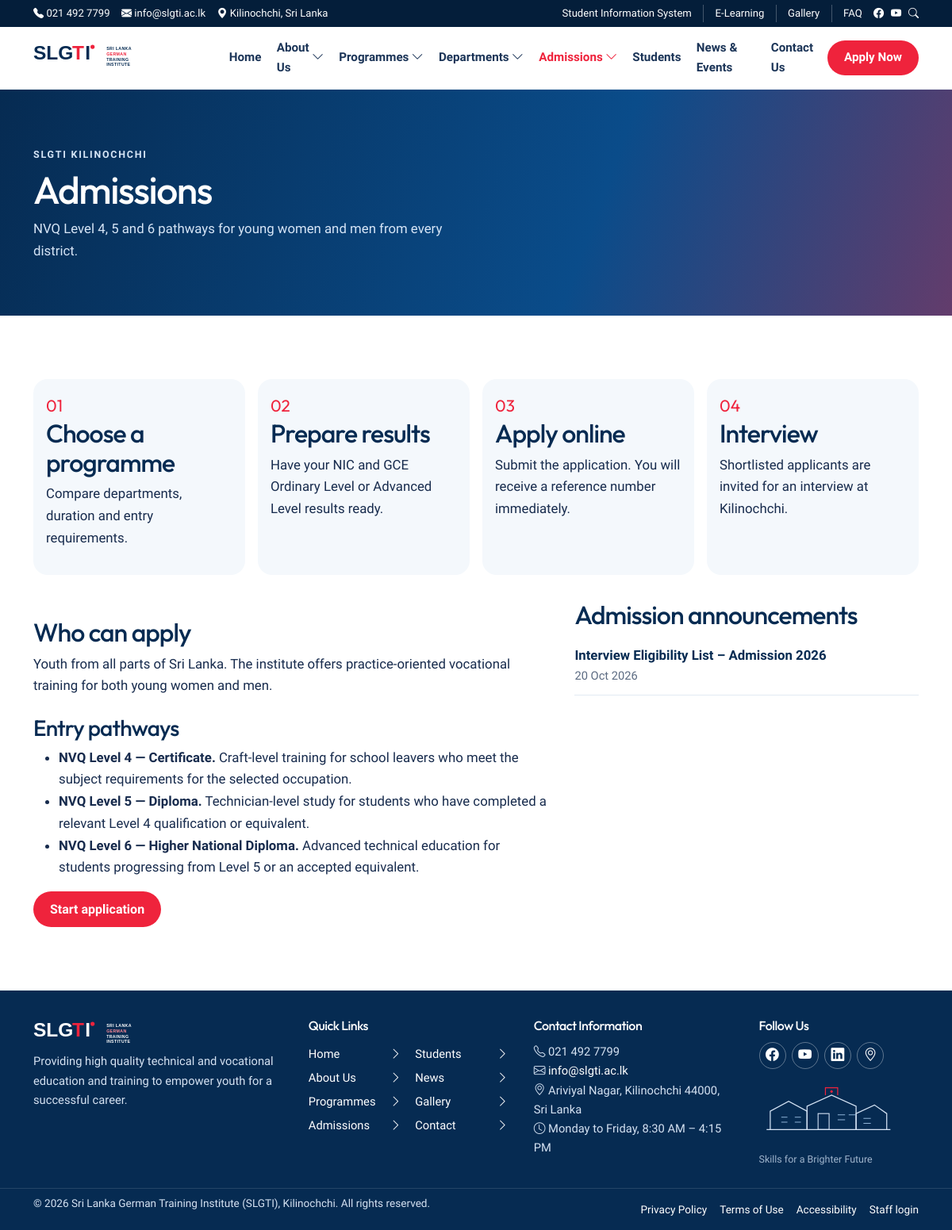
/admissions, run on the app's committed database.
### tables this page shows
CREATE TABLE `menu_items` (
  `id` int unsigned NOT NULL AUTO_INCREMENT,
  `menu_id` int unsigned NOT NULL,
  `parent_id` int unsigned DEFAULT NULL,
  `label` varchar(150) NOT NULL,
  `url` varchar(255) NOT NULL,
  `sort_order` int NOT NULL DEFAULT '0',
  `status` varchar(20) NOT NULL DEFAULT 'published',
  PRIMARY KEY (`id`),
  KEY `fk_menu_items_parent` (`parent_id`),
  KEY `idx_menu_order` (`menu_id`,`sort_order`),
  CONSTRAINT `fk_menu_items_menu` FOREIGN KEY (`menu_id`) REFERENCES `menus` (`id`) ON DELETE CASCADE,
  CONSTRAINT `fk_menu_items_parent` FOREIGN KEY (`parent_id`) REFERENCES `menu_items` (`id`) ON DELETE CASCADE
);

CREATE TABLE `programme_levels` (
  `id` int unsigned NOT NULL AUTO_INCREMENT,
  `code` varchar(20) NOT NULL,
  `name` varchar(120) NOT NULL,
  `slug` varchar(80) NOT NULL,
  `qualification` varchar(180) NOT NULL,
  `description` text NOT NULL,
  `sort_order` int NOT NULL DEFAULT '0',
  PRIMARY KEY (`id`),
  UNIQUE KEY `slug` (`slug`)
);

CREATE TABLE `news` (
  `id` int unsigned NOT NULL AUTO_INCREMENT,
  `category_id` int unsigned DEFAULT NULL,
  `author_id` int unsigned DEFAULT NULL,
  `title` varchar(220) NOT NULL,
  `slug` varchar(220) NOT NULL,
  `excerpt` text NOT NULL,
  `body` mediumtext NOT NULL,
  `image` varchar(255) DEFAULT NULL,
  `is_featured` tinyint(1) NOT NULL DEFAULT '0',
  `published_at` datetime DEFAULT NULL,
  `status` varchar(20) NOT NULL DEFAULT 'draft',
  `meta_title` varchar(180) DEFAULT NULL,
  `meta_description` varchar(255) DEFAULT NULL,
  `tags` varchar(255) DEFAULT NULL,
  `created_at` datetime NOT NULL DEFAULT CURRENT_TIMESTAMP,
  `updated_at` datetime NOT NULL DEFAULT CURRENT_TIMESTAMP ON UPDATE CURRENT_TIMESTAMP,
  PRIMARY KEY (`id`),
  UNIQUE KEY `slug` (`slug`),
  KEY `fk_news_category` (`category_id`),
  KEY `fk_news_author` (`author_id`),
  KEY `idx_news_listing` (`status`,`published_at`),
  CONSTRAINT `fk_news_author` FOREIGN KEY (`author_id`) REFERENCES `users` (`id`) ON DELETE SET NULL,
  CONSTRAINT `fk_news_category` FOREIGN KEY (`category_id`) REFERENCES `news_categories` (`id`) ON DELETE SET NULL
);

### app/Helpers/functions.php (called while the page is built, shortened)
<?php
function config(string $key, mixed $default = null): mixed
{
    return $GLOBALS['app_config'][$key] ?? $default;
}
function e(?string $value): string
{
    return htmlspecialchars((string) $value, ENT_QUOTES, 'UTF-8');
}
function base_url(string $path = ''): string
{
    static $base = null;
    if ($base === null) {
        $configured = (string) config('url', '');
        if ($configured !== '') {
            $base = rtrim($configured, '/');
        } else {
            $script = str_replace('\\', '/', dirname($_SERVER['SCRIPT_NAME'] ?? ''));
            $script = (string) preg_replace('#/public$#', '', $script);
            $base = ($script === '/' || $script === '.' || $script === '') ? '' : rtrim($script, '/');
        }
    }
    if ($path === '') {
        return $base === '' ? '/' : $base;
    }
    return ($base === '' ? '' : $base) . '/' . ltrim($path, '/');
}
function url(string $path = ''): string
{
    return base_url($path);
}
function asset(string $path): string
{
    $relative = ltrim($path, '/');
    $full = ROOT_PATH . '/public/assets/' . $relative;
    $version = is_file($full) ? (string) filemtime($full) : '1';
    return base_url('assets/' . $relative) . '?v=' . $version;
}
function current_path(): string
{
    $path = parse_url($_SERVER['REQUEST_URI'] ?? '/', PHP_URL_PATH) ?: '/';
    $base = rtrim(base_url(), '/');
    $path = '/' . trim($path, '/');
    return $path === '/' ? '/' : rtrim($path, '/');
}
function is_active(string $path): bool
{
    $current = current_path();
    $path = parse_url($path, PHP_URL_PATH) ?: '/';
    $path = '/' . trim($path, '/');
    if ($path === '/') {
        return $current === '/';
    }
    return $current === $path || str_starts_with($current, $path . '/');
}
function format_date(?string $date, string $format = 'd M Y'): string
{
    $time = strtotime($date);
    return $time ? date($format, $time) : '';
}
function settings(?string $key = null, ?string $default = null): mixed
{
    static $cache = null;
    if ($cache === null) {
        $rows = \App\Core\Model::fetchAll('SELECT setting_key, setting_value FROM settings');
        $cache = [];
        foreach ($rows as $row) {
            $cache[$row['setting_key']] = $row['setting_value'];
        }
    }
    if ($key === null) {
        return $cache;
    }
    return $cache[$key] ?? $default;
}
function setting_url(string $key, string $fallback = '#'): string
{
    $value = trim((string) settings($key, ''));
    return $value !== '' ? $value : $fallback;
}
function menu_tree(string $slug): array
{
    $menu = \App\Core\Model::fetch('SELECT id FROM menus WHERE slug = ?', [$slug]);
    $items = \App\Core\Model::fetchAll(
        "SELECT * FROM menu_items WHERE menu_id = ? AND status = 'published' ORDER BY sort_order ASC, id ASC",
        [(int) $menu['id']]
    );
    $grouped = [];
    foreach ($items as $item) {
        $grouped[(int) ($item['parent_id'] ?? 0)][] = $item;
    }
    $build = function (int $parent) use (&$build, $grouped): array {
        $branch = [];
        foreach ($grouped[$parent] ?? [] as $item) {
            $item['children'] = $build((int) $item['id']);
            $branch[] = $item;
        }
        return $branch;
    };
    return $build(0);
}
function nav_href(string $href): string
{
    return base_url(ltrim($href, '/'));
}
function view(string $name, array $data = [], ?string $layout = 'layouts/main'): void
{
    $data['metaTitle'] = $data['metaTitle'] ?? settings('site_name', 'SLGTI');
    $data['metaDescription'] = $data['metaDescription'] ?? settings('meta_description', '');
    extract($data, EXTR_SKIP);
    $viewFile = APP_PATH . '/Views/' . $name . '.php';
    require $viewFile;
    require APP_PATH . '/Views/' . $layout . '.php';
}

### app/Controllers/PageController.php (called while the page is built, shortened)
<?php
final class PageController
{
    public function admissions(): void
    {
        $announcements = Model::fetchAll(
            "SELECT n.* FROM news n
             INNER JOIN news_categories c ON c.id = n.category_id
             WHERE n.status = 'published' AND c.slug = 'admission'
             ORDER BY n.published_at DESC LIMIT 6"
        );
        $levels = Model::fetchAll('SELECT * FROM programme_levels ORDER BY sort_order ASC');
        view('pages/admissions', [
            'announcements' => $announcements,
            'levels' => $levels,
            'metaTitle' => 'Admissions | SLGTI',
            'metaDescription' => 'Apply for NVQ Level 4, 5 and 6 programmes at the Sri Lanka German Training Institute in Kilinochchi.',
        ]);
    }
}

### app/bootstrap.php (called while the page is built, shortened)
<?php
require APP_PATH . '/Helpers/functions.php';
spl_autoload_register(static function (string $class): void {
    $prefix = 'App\\';
    $relative = str_replace('\\', '/', substr($class, strlen($prefix)));
    $file = APP_PATH . '/' . $relative . '.php';
});
$router = new Router();
$router->dispatch($_SERVER['REQUEST_METHOD'] ?? 'GET', $_SERVER['REQUEST_URI'] ?? '/');

### public/index.php (called while the page is built, shortened)
<?php
require APP_PATH . '/bootstrap.php';

### app/Core/Database.php (called while the page is built, shortened)
<?php
final class Database
{
    private static ?PDO $pdo = null;
    public static function connection(): PDO
    {
        if (self::$pdo instanceof PDO) {
            return self::$pdo;
        }
        $config = require CONFIG_PATH . '/database.php';
        $dsn = sprintf(
            'mysql:host=%s;port=%d;dbname=%s;charset=%s',
            $config['host'],
            (int) $config['port'],
            $config['database'],
            $config['charset']
        );
        try {
            self::$pdo = new PDO($dsn, $config['username'], $config['password'], [
                PDO::ATTR_ERRMODE => PDO::ERRMODE_EXCEPTION,
                PDO::ATTR_DEFAULT_FETCH_MODE => PDO::FETCH_ASSOC,
                PDO::ATTR_EMULATE_PREPARES => false,
            ]);
        } catch (PDOException $exception) {
            self::fail($exception);
        }
        return self::$pdo;
    }
}

### app/Core/Model.php (called while the page is built, shortened)
<?php
class Model
{
    public static function query(string $sql, array $params = []): PDOStatement
    {
        $statement = Database::connection()->prepare($sql);
        $statement->execute($params);
        return $statement;
    }
    public static function fetchAll(string $sql, array $params = []): array
    {
        return self::query($sql, $params)->fetchAll();
    }
    public static function fetch(string $sql, array $params = []): ?array
    {
        $row = self::query($sql, $params)->fetch();
        return $row ?: null;
    }
}

### config/database.php (called while the page is built, shortened)
<?php
return [
    'host' => '127.0.0.1',
    'port' => 3306,
    'database' => 'webslgti',
    'username' => 'root',
    'password' => '1234',
    'charset' => 'utf8mb4',
];

### app/Views/pages/admissions.php (the view, shortened to what this page needs)
<?php $title = 'Admissions'; $lead = 'NVQ Level 4, 5 and 6 pathways for young women and men from every district.'; require APP_PATH . '/Views/partials/page-hero.php'; ?>
<section class="section">
    <div class="container steps">
        <article><span>01</span><h2>Choose a programme</h2><p>Compare departments, duration and entry requirements.</p></article>
        <article><span>02</span><h2>Prepare results</h2><p>Have your NIC and GCE Ordinary Level or Advanced Level results ready.</p></article>
        <article><span>03</span><h2>Apply online</h2><p>Submit the application. You will receive a reference number immediately.</p></article>
        <article><span>04</span><h2>Interview</h2><p>Shortlisted applicants are invited for an interview at Kilinochchi.</p></article>
    </div>
    <div class="container admit-grid">
        <div class="prose">
            <h2>Who can apply</h2>
            <p>Youth from all parts of Sri Lanka. The institute offers practice-oriented vocational training for both young women and men.</p>
            <h3>Entry pathways</h3>
            <ul>
                <?php foreach ($levels as $level): ?>
                    <li><strong><?= e($level['code']) ?> — <?= e($level['name']) ?>.</strong> <?= e($level['description']) ?></li>
                <?php endforeach; ?>
            </ul>
            <a class="btn btn-red" href="<?= e(url('apply')) ?>">Start application</a>
        </div>
        <aside>
            <h2>Admission announcements</h2>
            <ul class="link-list">
                <?php foreach ($announcements as $item): ?>
                    <li><a href="<?= e(url('news/' . $item['slug'])) ?>"><?= e($item['title']) ?><small><?= e(format_date($item['published_at'])) ?></small></a></li>
                <?php endforeach; ?>
            </ul>
        </aside>
    </div>
</section>

### app/Core/Router.php (shortened to what this page needs)
<?php
final class Router
{
    private array $routes = [];
    private function add(string $method, string $path, array $handler): void
    {
        $this->routes[] = compact('method', 'path', 'handler');
    }
    public function dispatch(string $method, string $uri): void
    {
        $path = parse_url($uri, PHP_URL_PATH) ?: '/';
        $base = rtrim(str_replace('\\', '/', dirname($_SERVER['SCRIPT_NAME'] ?? '')), '/');
        $base = preg_replace('#/public$#', '', $base) ?: '';
        $path = '/' . trim($path, '/');
        if ($path !== '/') {
            $path = rtrim($path, '/');
        }
        foreach ($this->routes as $route) {
            $pattern = preg_replace('#\{([a-zA-Z_][a-zA-Z0-9_]*)\}#', '(?P<$1>[^/]+)', $route['path']);
            if (!preg_match('#^' . $pattern . '$#', $path, $matches)) {
                continue;
            }
            $params = [];
            $this->invoke($route['handler'], $params);
            return;
        }
    }
    private function invoke(array $handler, array $params): void
    {
        [$class, $method] = $handler;
        $controller = new $class();
        $controller->{$method}(...array_values($params));
    }
}

### app/Views/partials/navigation.php (shortened to what this page needs)
<?php $nav = $nav ?? menu_tree('header'); ?>
<nav class="primary-nav" id="primaryNav" aria-label="Primary">
    <ul>
        <?php if ($nav): ?>
            <?php foreach ($nav as $item): ?>
                <li class="<?= $item['children'] ? 'has-sub' : '' ?>">
                    <a href="<?= e(nav_href($item['url'])) ?>" <?= is_active($item['url']) ? 'aria-current="page"' : '' ?>>
                        <?= e($item['label']) ?>
                        <?php if ($item['children']): ?><i class="bi bi-chevron-down" aria-hidden="true"></i><?php endif; ?>
                    </a>
                </li>
            <?php endforeach; ?>
        <?php endif; ?>
    </ul>
</nav>

### app/Views/partials/footer.php
<?php $footerNav = menu_tree('footer'); ?>
<footer class="site-footer">
    <div class="container footer-grid">
        <div class="footer-brand">
            <img src="<?= e(asset('images/logo-white.svg')) ?>" alt="SLGTI" width="210" height="48">
            <p><?= e(settings('footer_text', 'Providing high quality technical and vocational education and training to empower youth for a successful career.')) ?></p>
        </div>
        <div>
            <h2>Quick Links</h2>
            <ul class="footer-links">
                <?php if ($footerNav): ?>
                    <?php foreach ($footerNav as $item): ?>
                        <li><a href="<?= e(nav_href($item['url'])) ?>"><?= e($item['label']) ?> <i class="bi bi-chevron-right"></i></a></li>
                    <?php endforeach; ?>
                <?php endif; ?>
            </ul>
        </div>
        <div>
            <h2>Contact Information</h2>
            <ul class="contact-list">
                <li><i class="bi bi-telephone"></i> <?= e(settings('phone')) ?></li>
                <li><i class="bi bi-envelope"></i> <a href="mailto:<?= e(settings('email')) ?>"><?= e(settings('email')) ?></a></li>
                <li><i class="bi bi-geo-alt"></i> <?= e(settings('address')) ?></li>
                <li><i class="bi bi-clock"></i> <?= e(settings('hours')) ?></li>
            </ul>
        </div>
        <div class="footer-follow">
            <h2>Follow Us</h2>
            <div class="footer-socials">
                <a href="<?= e(setting_url('facebook_url')) ?>" aria-label="Facebook" target="_blank" rel="noopener"><i class="bi bi-facebook"></i></a>
                <a href="<?= e(setting_url('youtube_url')) ?>" aria-label="YouTube" target="_blank" rel="noopener"><i class="bi bi-youtube"></i></a>
                <a href="<?= e(setting_url('linkedin_url')) ?>" aria-label="LinkedIn" target="_blank" rel="noopener"><i class="bi bi-linkedin"></i></a>
                <a href="<?= e(url('contact')) ?>" aria-label="Location"><i class="bi bi-geo-alt"></i></a>
            </div>
            <img class="campus-art" src="<?= e(asset('images/campus-line.svg')) ?>" alt="" width="180" height="90">
            <p class="campus-caption">Skills for a Brighter Future</p>
        </div>
    </div>
    <div class="footer-base">
        <div class="container footer-base-inner">
            <p>&copy; <?= date('Y') ?> Sri Lanka German Training Institute (SLGTI), Kilinochchi. All rights reserved.</p>
            <ul>
                <li><a href="<?= e(url('privacy')) ?>">Privacy Policy</a></li>
                <li><a href="<?= e(url('terms')) ?>">Terms of Use</a></li>
                <li><a href="<?= e(url('accessibility')) ?>">Accessibility</a></li>
                <li><a href="<?= e(url('admin/login')) ?>">Staff login</a></li>
            </ul>
        </div>
    </div>
</footer>

### data on the page
menu_items: label "Home"
menu_items: label "About Us"
menu_items: label "Programmes"
menu_items: label "Departments"
menu_items: label "Admissions"
menu_items: label "Students"
menu_items: label "News & Events"
menu_items: label "Contact Us"
programme_levels: code "NVQ Level 4", name "Certificate", description "Craft-level training for school leavers who meet the subject requirements for the selected occupation."
programme_levels: code "NVQ Level 5", name "Diploma", description "Technician-level study for students who have completed a relevant Level 4 qualification or equivalent."
programme_levels: code "NVQ Level 6", name "Higher National Diploma", description "Advanced technical education for students progressing from Level 5 or an accepted equivalent."
news: title "Interview Eligibility List – Admission 2026", published_at "20 Oct 2026"
menu_items: label "Home"
menu_items: label "About Us"
menu_items: label "Programmes"
menu_items: label "Admissions"
menu_items: label "Students"
menu_items: label "News"
menu_items: label "Gallery"
menu_items: label "Contact"

### other printed values
$phone "021 492 7799"
$email "info@slgti.ac.lk"
$location "Kilinochchi, Sri Lanka"
settings('phone') "021 492 7799"
settings('email') "info@slgti.ac.lk"
settings('address') "Ariviyal Nagar, Kilinochchi 44000, Sri Lanka"
settings('hours') "Monday to Friday, 8:30 AM – 4:15 PM"
